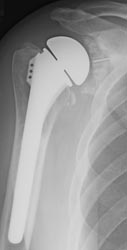
#> input picture test_sets/Depuy/Global/10d.jpg, 127 x 250 px, given in place of Global1.jpg, which was not available
$ python segmentation.py ../../../test_sets/Depuy/Global 5 ../../../test_sets/Depuy/Global/10d.jpg   (Python 2 division)   (older library calls are emulated)
#> lines starting #> are read from the running program, lines starting #| are printed output that depends on the picture; after the words box and inside, x2 and y2 are one past the last pixel; in counts of white or black regions, pixels touching at a corner belong together; pictures that were not available may be replaced by others from this repository, and a replacement may not be noted
import os
import sys
import re
import cv2
import numpy as np
import evaluation

ix,iy = -1,-1

def find_circle(img, min_dist=10, param_1=100, param_2=30):
    dimens = img.shape #returns (y max, x max)
    x_dimen = dimens[1]
    max_radius = (int)(.5 * x_dimen)
    min_radius = (int)(.08 * x_dimen)
    circles = cv2.HoughCircles(img, cv2.cv.CV_HOUGH_GRADIENT, 1, min_dist, param1=param_1, param2=param_2,
                               minRadius=min_radius,maxRadius=max_radius)
    if circles is None and param_2 > 5:
        min_radius = (int)(.05 * x_dimen)
        while circles is None and param_2 > 5:
            param_2 -= 5
            circles = cv2.HoughCircles(img, cv2.cv.CV_HOUGH_GRADIENT, 1, min_dist, param1=param_1, param2=param_2,
                                       minRadius=min_radius, maxRadius=max_radius)
    if circles is None:
        return circles

    while len(circles[0]) > 1:
        c_len = len(circles[0])
        max_radius = (int)(.9 * max_radius)
        circles = cv2.HoughCircles(img, cv2.cv.CV_HOUGH_GRADIENT, 1, min_dist, param1=param_1, param2=param_2,
                                   minRadius=min_radius, maxRadius=max_radius)
        if circles is None:
            return circles
        elif len(circles[0]) == c_len:
            min_radius = (int)(1.05 * min_radius)

    circles = np.uint16(np.around(circles))
    return circles

# [18 lines left out: function circle_mask, not called in this run]

def show_circle(img, img_file_name):
    temp_img = cv2.medianBlur(img, 7)
    c_img = cv2.cvtColor(img, cv2.COLOR_GRAY2BGR)
    circles = find_circle(temp_img, 10, 100, 30)
    ix, iy = 0, 0

    if circles is None:
        circle_out_str = "_circle_%d-%d.png" % (ix, iy)
        circle_out_file = re.sub(r'\.jpg', circle_out_str, img_file_name)
        cv2.imwrite(circle_out_file, c_img)
        return False

    for i in circles[0, :]:
        center = (i[0], i[1])
        ix, iy = i[0], i[1]
        radius = i[2]
        circle_color = (0, 255, 0)
        cv2.circle(c_img, center, radius, circle_color, 1)
        center_color = (0, 0, 255)
        cv2.circle(c_img, center, 2, center_color, 1)

    circle_out_str = "_circle_%d-%d.png" % (ix, iy)
    circle_out_file = re.sub(r'\.jpg', circle_out_str, img_file_name)
    cv2.imwrite(circle_out_file, c_img)
    return True

# [185 lines left out: functions seeded_region_growing, unsmoothed, bilateral_filter, single_threshold_otsu, three_threshold_otsu, otsu_one and 1 more, not called in this run]

# Begin main
nfile = open('image_file_names.txt', 'r')
#> (reads image_file_names.txt from the repository)
arg_list = sys.argv

if len(arg_list) < 2:
    sys.exit("Missing input parameters")

img_dir = arg_list[1]
circle_only = False
if len(arg_list) > 2:
    th = int(arg_list[2])
    if len(arg_list) > 3:
        circle_only = arg_list[3]
else:
    th = 5

for line in nfile:
    file_name = line.split()
    img_file = img_dir + file_name[0]

    img = cv2.imread(img_file, 0)
#> img is the input picture: shape (250, 127); min 6, max 221, mean 152.1

    if img is None:
        print "Image not found: " + img_file
        print os.path.isfile(img_file)
        exit()

    show_circle(img, img_file)
#> in find_circle, `circles = cv2.HoughCircles(img, cv2.cv.CV_HOUGH_GRADIENT, 1, min_dist,..`: circles = [[60.5, 64.5, 28.7]]
#> in find_circle, `circles = np.uint16(np.around(circles))`: circles = [[60, 64, 29]]
#> the loop in show_circle, `for i in circles[0, :]:` made 1 pass
#> (ix, iy, radius, circle_color, center_color) on pass 1: (60, 64, 29, (0, 255, 0), (0, 0, 255))
#> after the loop in show_circle, `for i in circles[0, :]:`:
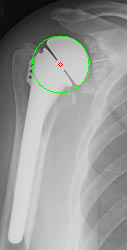
#> c_img: shape (250, 127, 3); 0.54% of pixels changed, all inside (x1, y1, x2, y2) = (31, 35, 90, 94)
#> in show_circle, `circle_out_str = "_circle_%d-%d.png" % (ix, iy)`: circle_out_str = '_circle_60-64.png'

    if circle_only == False:
        man_str = "_manual.png"
        man_file = re.sub(r'\.jpg', man_str, img_file)
        man_img = cv2.imread(man_file, 0)

        c_mask = circle_mask(img)
        combined_img = cv2.bitwise_and(img, img, mask=c_mask)
        masked_man = cv2.bitwise_and(man_img, man_img, mask=c_mask)
        seed = (ix, iy)

        h = cv2.equalizeHist(combined_img)
        dimens = img.shape #returns (y max, x max)
        height = dimens[0]
        width = dimens[1]
        out_info = "_results_%d_%d-%d" % (th, ix, iy)
        mask_out_str = "_circle_mask_%d-%d.png" % (ix, iy)
        mask_out_file = re.sub(r'\.jpg', mask_out_str, img_file)
        cv2.imwrite(mask_out_file, combined_img)

        masked_man_str = "_masked_manual.png"
        masked_man_file = re.sub(r'\.jpg', masked_man_str, img_file)
        cv2.imwrite(masked_man_file, masked_man)
        unsmoothed(combined_img, h, seed, th, img_file, out_info, masked_man)
        bilateral_filter(combined_img, h, seed, th, img_file, out_info, masked_man)
        otsu_one(img, img_file, masked_man, c_mask)
#> pass 2 of the loop `for line in nfile:`:
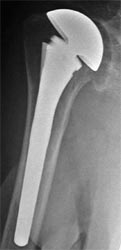
#> input picture test_sets/Depuy/GlobalAP/DePuyGlobalAP6.jpg, 121 x 250 px, given in place of Global5c.jpg, which was not available
#> img is the input picture: shape (250, 121); min 1, max 255, mean 118.4
#> temp_img: shape (250, 121)
#> in show_circle (call 2), `circles = find_circle(temp_img, 10, 100, 30)`: circles = [[62, 50, 41]]
#> the loop in show_circle (call 2), `for i in circles[0, :]:` made 1 pass
#> (ix, iy, radius, circle_color, center_color) on pass 1: (62, 50, 41, (0, 255, 0), (0, 0, 255))
#> after the loop in show_circle (call 2), `for i in circles[0, :]:`:
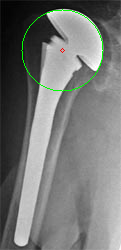
#> c_img: shape (250, 121, 3); 0.78% of pixels changed, all inside (x1, y1, x2, y2) = (21, 9, 104, 92)
#> circle_out_str = '_circle_62-50.png'
#> (the program exits here)
